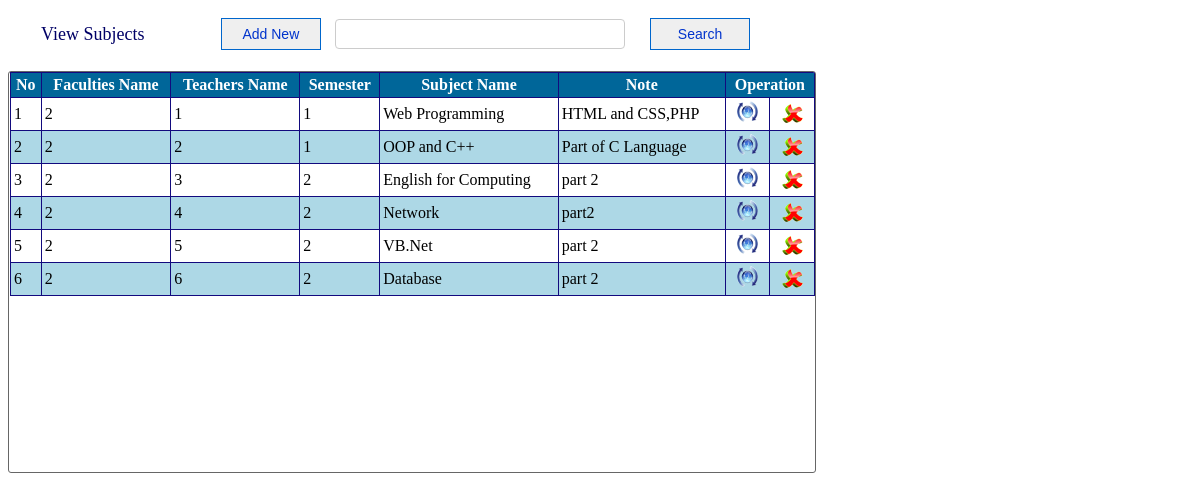
Screenshot of /View_Subjects.php with the database file from the repository.
### tables this page shows
CREATE TABLE IF NOT EXISTS `sub_tbl` (
  `sub_id` int(10) unsigned NOT NULL AUTO_INCREMENT,
  `faculties_id` int(10) NOT NULL,
  `teacher_id` int(10) NOT NULL,
  `semester` varchar(10) NOT NULL,
  `sub_name` varchar(100) NOT NULL,
  `note` varchar(100) NOT NULL,
  PRIMARY KEY (`sub_id`)
);

### View_Subjects.php (the view, shortened to what this page needs)
<!DOCTYPE html>
<html
<head>
<link rel="stylesheet" type="text/css" href="css/style_view.css" />
</head>
<body>
<div id="style_div" >
<form method="post">
<table width="755">
	<tr>
    	<td width="200px" style="font-size:18px; color:#006; text-indent:30px;">View Subjects</td>
        <td><a href="?tag=subject_entry"><input type="button" title="Add new Subjects" name="butAdd" value="Add New" id="button-search" /></a></td>
        <td><input type="text" name="searchtxtz" title="Enter name for search " class="search" autocomplete="off"/></td>
        <td style="float:right"><input type="submit" name="btnsearch" value="Search" id="button-search" title="Search Subject" /></td>
    </tr>
</table>
</form>
</div>
<br />
<div id="content-input">
	<form method="post">
    <table border="1" width="805px" align="center" cellpadding="3" class="mytable" cellspacing="0">
        <tr>
            <th>No</th>
            <th>Faculties Name</th>
            <th>Teachers Name</th>
            <th>Semester</th>
             <th>Subject Name</th>
            <th>Note</th>
            <th colspan="2">Operation</th>
      	</tr>
         <?php
		 $key="";
	if($key !="")
		$sql_sel=mysqli_query($conn,"SElECT * FROM sub_tbl WHERE sub_name  like '%$key%' ");
	else
        $sql_sel=mysqli_query($conn,"SELECT * FROM sub_tbl");
    $i=0;
    while($row=mysqli_fetch_array($sql_sel)){
    $i++;
    $color=($i%2==0)?"lightblue":"white";
    ?>
      <tr bgcolor="<?php echo $color?>">
            <td><?php echo $i;?></td>
            <td><?php echo $row['faculties_id'];?></td>
            <td><?php echo $row['teacher_id'];?></td>
            <td><?php echo $row['semester'];?></td>
            <td><?php echo $row['sub_name'];?></td>
            <td><?php echo $row['note'];?></td>
            <td align="center"><a href="?tag=subject_entry&opr=upd&rs_id=<?php echo $row['sub_id'];?>" title="Upate"><img src="picture/update.png" /></a></td>
            <td align="center"><a href="?tag=view_subjects&opr=del&rs_id=<?php echo $row['sub_id'];?>" title="Delete"><img src="picture/delete.png" /></a></td>
        </tr>
    <?php
    }
    ?>
   	</table>
 	</form>
</div>
</body>
</html>

### css/style_view.css (style rules this page uses)
#style_div { height:auto; margin-top:15px; }
#content-input { width:805px; height:400px; border:1px solid #666; float:left; padding-left:1px; border-radius: 3px 3px 3px 3px; overflow: auto; }
#button-search { font-family:Arial, Helvetica, sans-serif; font-size:14px; width:100px; height:32px; float:right; margin-right:10px; repeat-x top center; border: 1px solid #06C; -moz-border-radius: 5px; color:#03C; }
.search { padding:4px; border:1px #CCC solid; border-radius: 4px 4px 4px 4px; -moz-border-radius: 8px; background:#FFF; color:#006; font-family:Arial, Helvetica, sans-serif; font-size:16px; width:280px; height:20px; float:left; }
.mytable { border-collapse:collapse; border:#036 1px solid; }
.mytable tr th { background:#069; border:#120A7E 1px solid; color:#FFF; font-family:"Times New Roman", Times, serif; }
.mytable tr td { font-family:"Times New Roman", Times, serif; border:#120A7E 1px solid; }

### rows the page displays
sub_tbl: faculties "2", teacher "1", semester "1", sub_name "Web Programming", note "HTML and CSS,PHP"
sub_tbl: faculties "2", teacher "2", semester "1", sub_name "OOP and C++", note "Part of C Language"
sub_tbl: faculties "2", teacher "3", semester "2", sub_name "English for Computing", note "part 2"
sub_tbl: faculties "2", teacher "4", semester "2", sub_name "Network", note "part2"
sub_tbl: faculties "2", teacher "5", semester "2", sub_name "VB.Net", note "part 2"
sub_tbl: faculties "2", teacher "6", semester "2", sub_name "Database", note "part 2"
